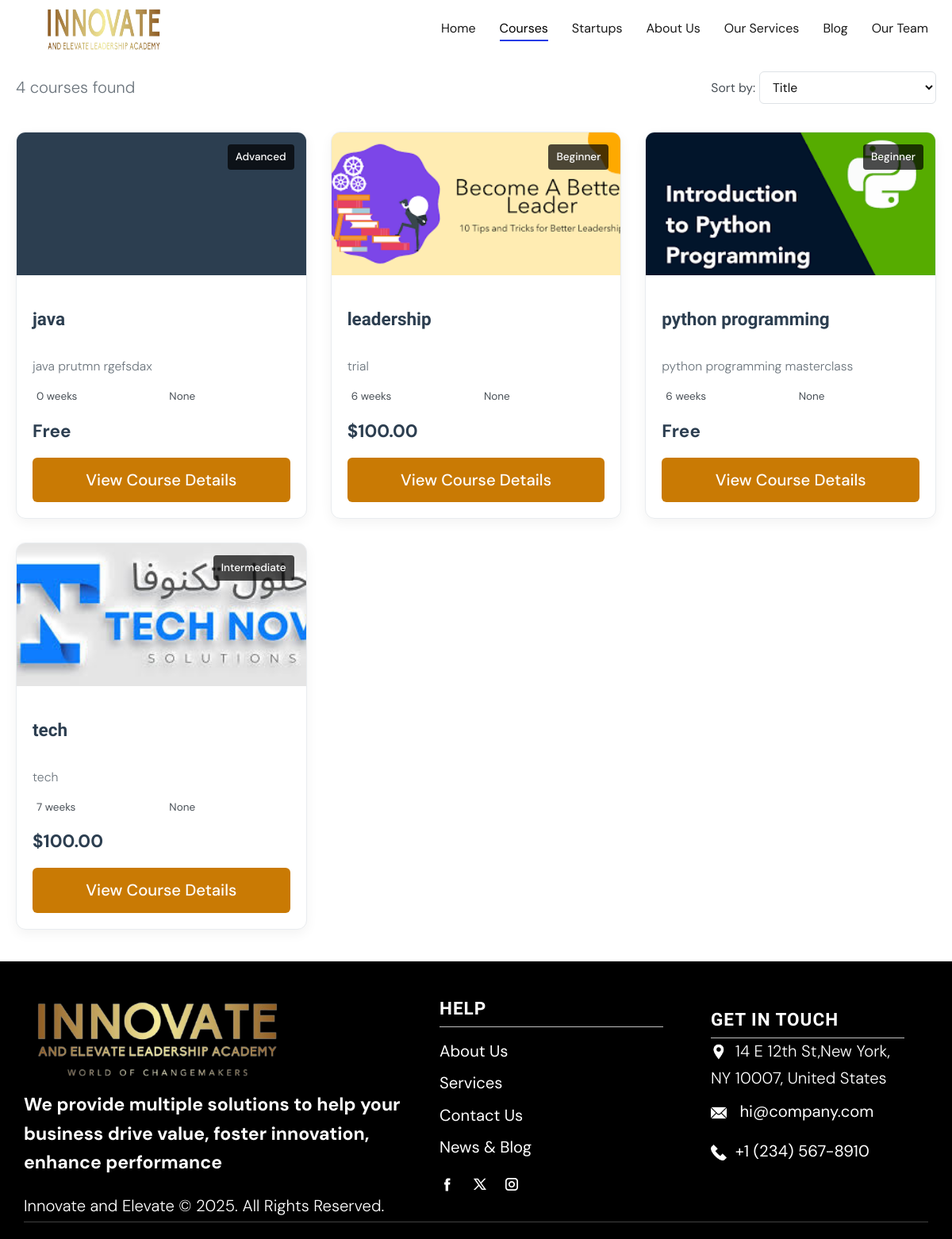
The app's page /courses/, older data.
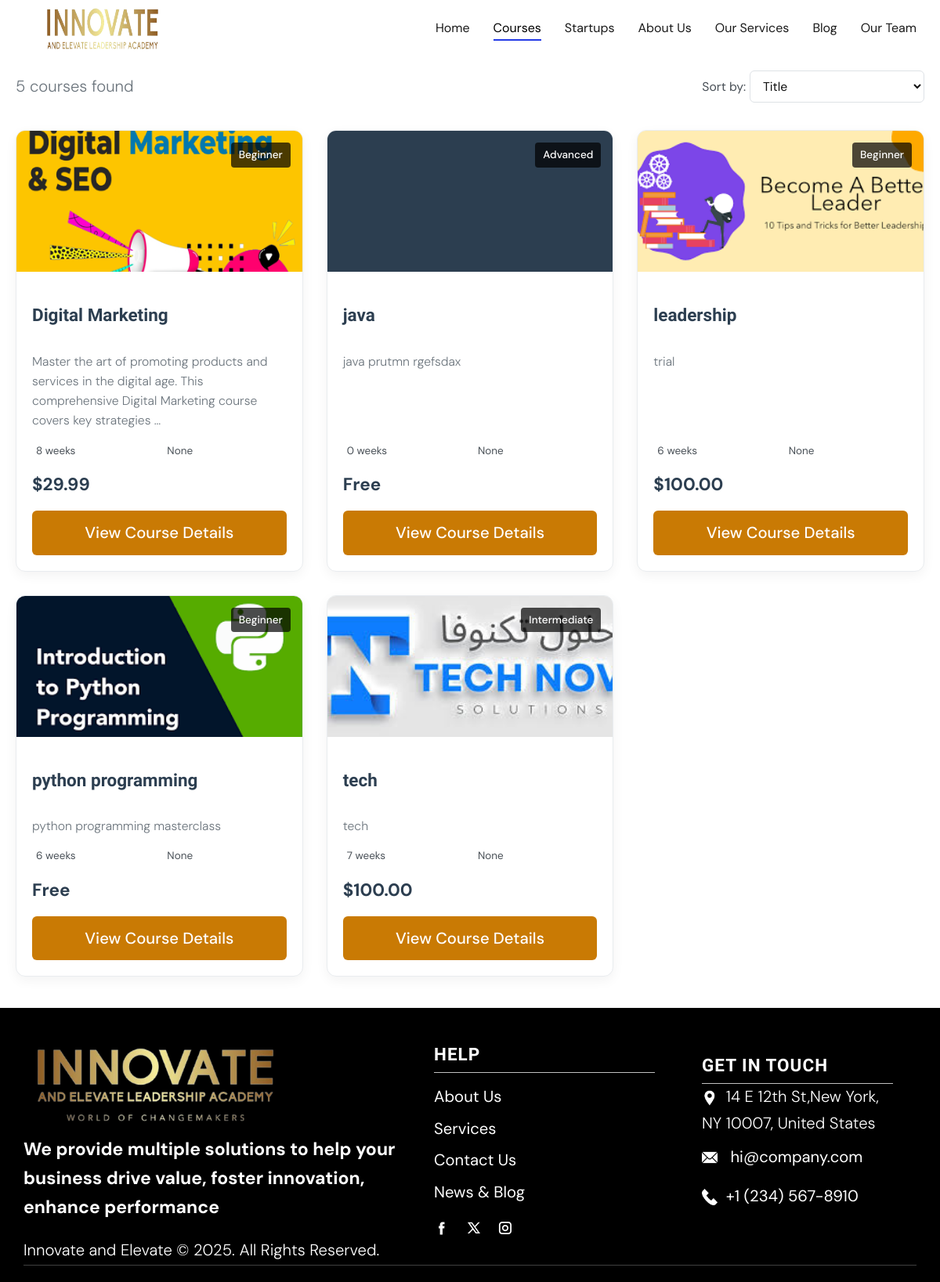
The same page, newer data.
### courses/models.py (models this page shows, shortened)
class Course(models.Model):
    STATUS_CHOICES = [
        ('draft', 'Draft'),
        ('published', 'Published'),
        ('archived', 'Archived'),
    ]
    title = models.CharField(max_length=200)
    slug = models.SlugField(unique=True, help_text="A unique identifier for the course, used in URLs.")
    description = models.TextField()
    category = models.ForeignKey(Category, on_delete=models.SET_NULL, null=True, blank=True, related_name='courses')
    instructor = models.ForeignKey(User, on_delete=models.SET_NULL, null=True, blank=True, related_name='courses_taught') # Assuming User can be an instructor
    price = models.DecimalField(max_digits=6, decimal_places=2, default=0.00) # 0 for free courses
    duration = models.PositiveIntegerField(help_text="Duration in weeks", default=0) # Changed to PositiveIntegerField
    created_date = models.DateTimeField(auto_now_add=True)
    updated_date = models.DateTimeField(auto_now=True)
    thumbnail = models.ImageField(upload_to='course_thumbnails/', blank=True, null=True) # Added null=True
    level = models.CharField(max_length=20, choices=[
        ('BEGINNER', 'Beginner'),
        ('INTERMEDIATE', 'Intermediate'),
        ('ADVANCED', 'Advanced')
    ], default='BEGINNER') # Added default
    status = models.CharField(max_length=10, choices=STATUS_CHOICES, default='published') # Replaced is_published
    class Meta:
        ordering = ['title']

### courses/views.py (the view)
# urls.py: path('', views.CourseListView.as_view(), name='course_list'),
class CourseListView(ListView):
    model = Course
    template_name = 'courses/course_list.html'
    context_object_name = 'courses'
    paginate_by = 10 # Optional: Add pagination
    def get_queryset(self):
        queryset = super().get_queryset().filter(status='published').select_related('category', 'instructor').order_by('title')
        search_query = self.request.GET.get('search', '')
        if search_query:
            queryset = queryset.filter(
                Q(title__icontains=search_query) |
                Q(description__icontains=search_query) |
                Q(instructor__username__icontains=search_query) # Search by instructor's username
            )
        category_slug = self.request.GET.get('category', '')
        if category_slug and category_slug != 'all':
            queryset = queryset.filter(category__slug=category_slug) # Filter by category slug
        sort_by = self.request.GET.get('sort', 'title')
        if sort_by == 'price_asc': # Explicitly define asc/desc for clarity
            queryset = queryset.order_by('price')
        elif sort_by == 'price_desc':
            queryset = queryset.order_by('-price')
        elif sort_by == 'duration_asc':
            queryset = queryset.order_by('duration')
        elif sort_by == 'duration_desc':
            queryset = queryset.order_by('-duration')
        elif sort_by == 'newest': # Sort by creation date
            queryset = queryset.order_by('-created_date')
        else: # Default to title asc
            queryset = queryset.order_by('title')
        return queryset
    def get_context_data(self, **kwargs):
        context = super().get_context_data(**kwargs)
        context['search_query'] = self.request.GET.get('search', '')
        context['selected_category_slug'] = self.request.GET.get('category', 'all')
        context['sort_by'] = self.request.GET.get('sort', 'title')
        context['categories'] = Category.objects.all().order_by('name') # Pass all categories for filter dropdown
        return context

### courses/templates/courses/course_list.html (shortened to what the changed rows need)
{% load static %}
{% block content %}
<!DOCTYPE html>
<html style="font-size: 18px;" lang="en"><head>
    <link rel="stylesheet" href="{% static '/css/nicepage.css' %}" media="screen">
<link rel="stylesheet" href="{% static '/css/Services.css' %}" media="screen">
  <meta data-intl-tel-input-cdn-path="intlTelInput/"></head>
  <body data-path-to-root="./" data-include-products="false" class="u-body u-xxl-mode" data-lang="en">
    <div class="courses-container">
        <div class="courses-header">
            <div>
                <p class="courses-count">{{ courses|length }} courses found</p>
            </div>
        </div>
        {% if courses %}
        <div class="courses-grid">
            {% for course in courses %}
            <div class="course-card">
                {% if course.thumbnail %}
                <div class="course-card-image" style="background-image: url('{{ course.thumbnail.url }}')">
                {% else %}
                <div class="course-card-image" style="background-color: #2c3e50;">
                {% endif %}
                    <span class="course-level">{{ course.get_level_display }}</span>
                </div>
                <div class="course-card-content">
                    <h3>{{ course.title }}</h3>
                    <p>{{ course.description|truncatewords:20 }}</p>
                    <div class="course-meta">
                        <div class="meta-item">
                            <span>{{ course.duration }} weeks</span>
                        </div>
                        <div class="meta-item">
                            <span>{{ course.category }}</span>
                        </div>
                    </div>
                    <div class="course-price">
                        {% if course.price == 0 %}
                            <span>Free</span>
                        {% else %}
                            <span>${{ course.price }}</span>
                        {% endif %}
                    </div>
                    {% if course in enrolled_courses %}
                        <a href="{% url 'courses:course_detail' slug=course.slug  %}" class="view-more-btn" style="background-color: var(--success-color);">
                            Continue Learning
                        </a>
                    {% else %}
                        <a href="{% url 'courses:course_detail' slug=course.slug %}" class="view-more-btn">
                            View Course Details
                        </a>
                    {% endif %}
                </div>
            </div>
            {% endfor %}
        </div>
        {% else %}
        <div class="empty-state">
            <i class="fas fa-search"></i>
            <h3>No courses found</h3>
            <p>No courses are available at the moment.</p>
        </div>
        {% endif %}
    </div>
    {% endblock %}
    {% block extra_css %}
</body></html>
{% endblock %}

Row changes from the older to the newer data that the page shows:
added Course: thumbnail (picture), level "Beginner", title "Digital Marketing", description "Master the art of promoting products and services in the digital age. This comprehensive Digital Marketing course covers key strategies …", duration "8", category "None", price "29.99"
Text that changed along with them:
{{ courses|length }}: "4" → "5"
